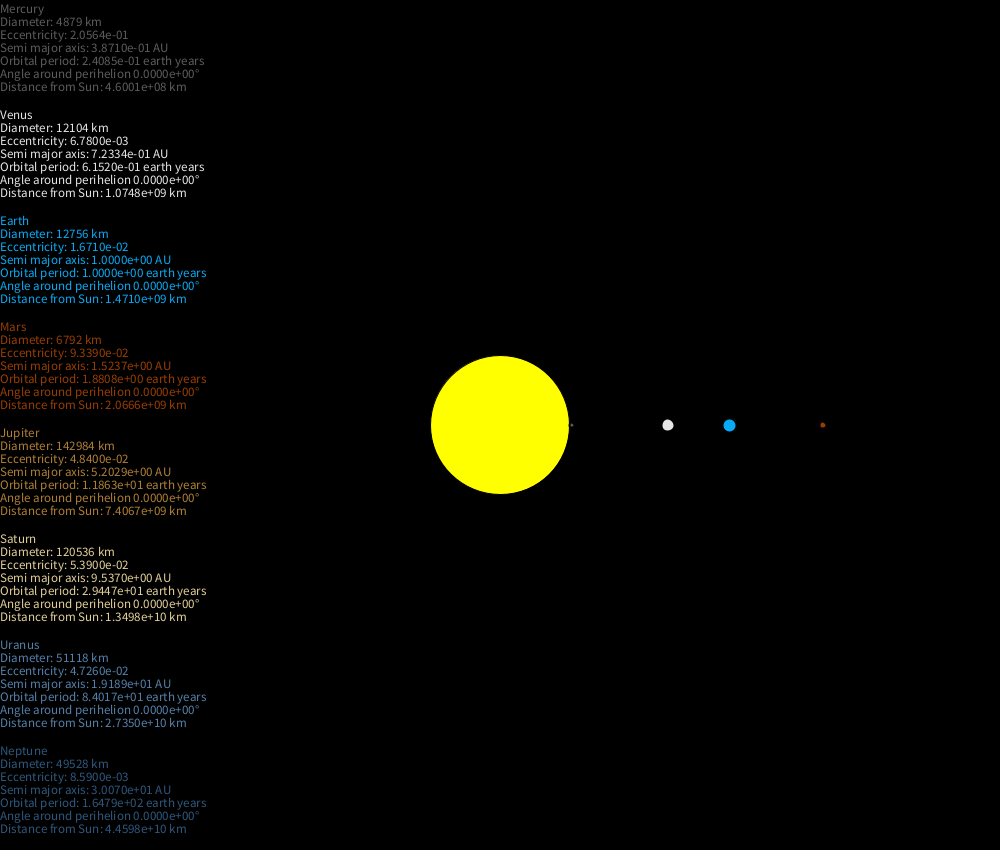
Frame 1 (no input)
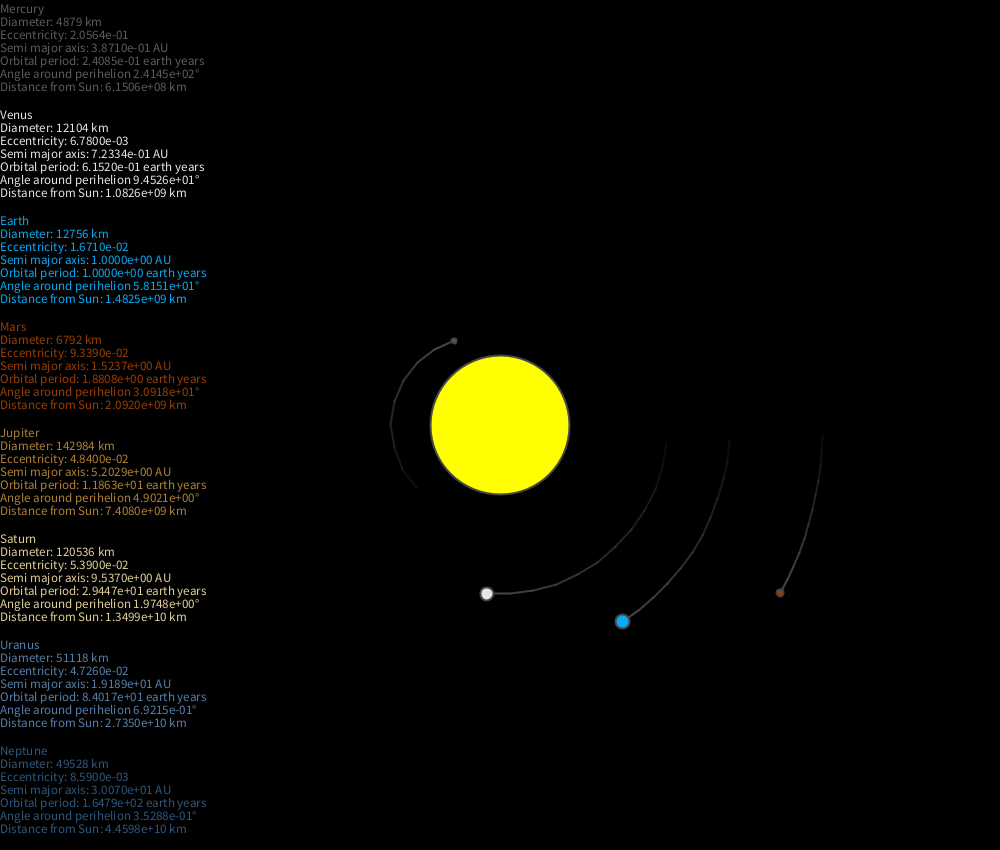
Frame 60 (the mouse pressed at the canvas centre just before this capture)
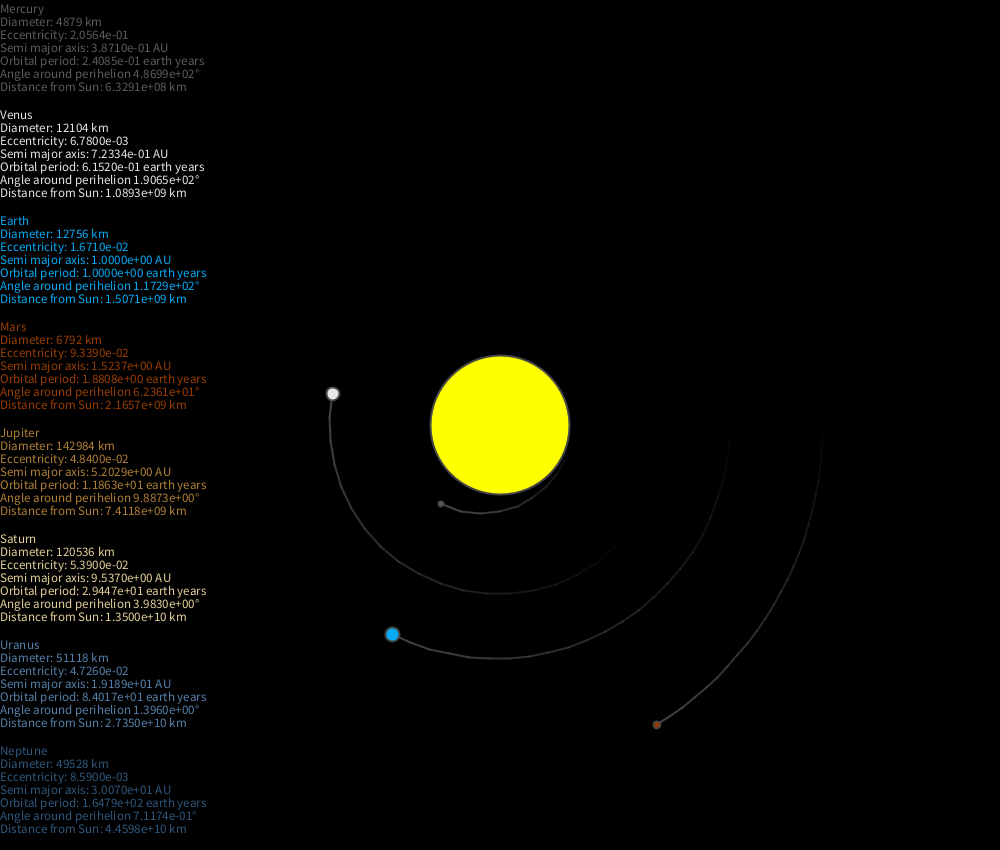
Frame 120 (the mouse held since frame 60 and released just before this capture)

The Processing sketch that drew these frames (run headless with seeded random() and noise(); from frame 60 on, the mouse is pressed at the canvas centre):

// Processing sketch: SolarSystem
// ── SolarSystem.pde
/*
Solar System Simulation
-----------------------
November 16, 2024
Abigail Adegbiji

A basic simulation of the orbits of the planets in the solar system.
Scroll the mouse wheel to zoom in and out. Hover the mouse over a
planet to show its distance from the sun.
*/

// Data taken from here:
// https://www.princeton.edu/~willman/planetary_systems/Sol/
enum PlanetName {
  Mercury, Venus, Earth, Mars,
  Jupiter, Saturn, Uranus, Neptune
}

color[] planetColors = {
  color(92, 92, 92), color(230, 230, 230),
  color(7, 170, 245), color(153, 61, 0),
  color(176, 127, 53), color(227, 208, 154),
  color(85, 128, 170), color(46, 87, 125)
};

// Semimajor axis in astronomical units
float[] semiMajorAxes = {
  0.3870993, 0.723336, 1.000003,
  1.52371, 5.2029, 9.537,
  19.189, 30.0699
};

// Planet eccentricities
float[] eccentricities = {
  0.20564, 0.00678, 0.01671,
  0.09339, 0.0484, 0.0539,
  0.04726, 0.00859
};

// Orbital periods in years (number of days in 1 earth year)
float[] orbitalPeriods = {
  0.2408467, 0.61519726, 1.0000174,
  1.8808158, 11.862615, 29.447498,
  84.016846, 164.79132
};

// Planet diameters in kilometers, taken
// from here: https://www.jpl.nasa.gov/_edu/pdfs/scaless_reference.pdf
int[] diameters = {
  4879, 12104, 12756,
  6792, 142984, 120536,
  51118, 49528
};

class Planet {    
  PlanetName name;
  int diameter;
  float semiMajorAxis;
  color planetColor;
  float eccentricity;
  float orbitalPeriod;
  float perihelionAngle;
  int counter;
  ArrayList<PVector> previousPoints;

  Planet(PlanetName p) {
    name = p;
    perihelionAngle = 0;
    counter = 0;
    previousPoints = new ArrayList<PVector>();
    int i = p.ordinal();
    diameter = diameters[i];
    planetColor = planetColors[i];
    semiMajorAxis = semiMajorAxes[i];
    eccentricity = eccentricities[i];
    orbitalPeriod = orbitalPeriods[i];
  }

  float getDistanceFromSun() {
    float theta = radians(perihelionAngle);
    float axis = semiMajorAxis * 1495978707; // Convert from AU to km
    return axis * (1 - eccentricity * eccentricity) / (1 + eccentricity * cos(theta));
  }

  // Move a planet around its orbit by one day
  void move() {
    float numEarthDays = orbitalPeriod * 365.25;
    perihelionAngle += 1 * 360 / numEarthDays;
  }

  // Draw planetary info
  int debug(int yOffset) {
    String[] info = {
      String.format("%s", name.toString()),
      String.format("Diameter: %d km", diameter),
      String.format("Eccentricity: %1.4e", eccentricity),
      String.format("Semi major axis: %1.4e AU", semiMajorAxis),
      String.format("Orbital period: %1.4e earth years", orbitalPeriod),
      String.format("Angle around perihelion %1.4e°", perihelionAngle),
      String.format("Distance from Sun: %1.4e km", getDistanceFromSun())
    };

    int size = 13;
    textSize(size);
    for (int i = 0; i < info.length; i++) {
      fill(planetColor);
      text(info[i], 0, yOffset + (i + 1) * size); 
    }

    return size * info.length; // Return the total height
  }

  PVector calculatePosition(int distanceScale) {
    float distance = getDistanceFromSun() / distanceScale;
    float theta = radians(perihelionAngle);
    return new PVector(cos(theta) * distance, sin(theta) * distance);
  }

  PVector scalePosition(PVector p, float zoom) {
    PVector scaled = new PVector();
    scaled.x = width / 2 + p.x * zoom;
    scaled.y = height / 2 + p.y * zoom;
    return scaled;
  }

  // Save the previous position every so often
  void savePosition(PVector p) {
    counter++;
    int cap = name == PlanetName.Mercury ? 3 : 5;
    if (counter < cap) return;

    counter = 0;
    previousPoints.add(p);

    boolean innerPlanet = name.ordinal() < PlanetName.Jupiter.ordinal();
    int maxSize = (name.ordinal() + 1) * (innerPlanet ? 10 : 100);
    if (previousPoints.size() == maxSize)
      previousPoints.remove(0);
  }

  void renderHoverInfo(float x, float y, int planetRadius) {
    String str = String.format("%1.4e km from sun", getDistanceFromSun());
    boolean inCircle = dist(x, y, mouseX, mouseY) < planetRadius;
    if (!inCircle) return;

    textSize(15);
    int w = (int)textWidth(str);
    text(str, x - w / 2, y - planetRadius / 2);
  }

  // Draw a fading orbit trail
  void renderTrail(float zoom) {
    strokeWeight(2);

    int size = previousPoints.size();
    if (size == 0) return; // Avoid division by zero error

    // The trails of the inner plaents will fade every point
    // but the trails of the outer planets will fade every
    // 'interval' points
    float step = size > 255 ? 1 : 255 / size;
    int interval = size > 255 ? round(size / 255) : 1;
    float transparency = 0;

    for (int i = 0; i < size; i++) {
      PVector point = previousPoints.get(i);
      PVector previous = i > 0 ? previousPoints.get(i - 1) : point;

      point = scalePosition(point, zoom);
      previous = scalePosition(previous, zoom);

      if (i % interval == 0) transparency += step;
      stroke(70, 70, 70, transparency);
      line(point.x, point.y, previous.x, previous.y);
    }
  }

  void render(int distanceScale, int diameterScale, float zoom) {
    float size = diameter / diameterScale * zoom;

    // By calculating the actual xy coordinate and the scaled xy
    // coordinate separately, we can zoom in and out more smoothly
    PVector position = calculatePosition(distanceScale);
    PVector scaled = scalePosition(position, zoom);

    savePosition(position);
    renderTrail(zoom);

    if (scaled.x > width || scaled.y > height) return;
    fill(planetColor);
    circle(scaled.x, scaled.y, size);
    renderHoverInfo(scaled.x, scaled.y, (int)size);
  }
}

Planet[] planets;
float zoomLevel;

void setup() {
  // Load each planet
  PlanetName[] names = PlanetName.values();
  planets = new Planet[names.length];
  for (int i = 0; i < names.length; i++) {
    planets[i] = new Planet(names[i]);
  }
  zoomLevel = 1;
  size(1000, 850);
}

void mouseWheel(MouseEvent event) {
  float direction = event.getCount();
  if (direction == -1)
    zoomLevel = max(0.05, zoomLevel - 0.02);
  if (direction == 1)
    zoomLevel = min(1.50, zoomLevel + 0.02);
}

void renderSystem() {
  // Render the sun
  fill(255, 255, 0);
  float diameter = 1391400 / 10000;
  circle(width / 2, height / 2, diameter * zoomLevel);
 
  // Render the planets
  for (int i = 0; i < planets.length; i++) {
    planets[i].render(6400000, 900, zoomLevel);
  }

  // Render the planet info
  int textY = 0;
  for (int i = 0; i < planets.length; i++) {
    textY += planets[i].debug(textY) + 15;
  }
}

void draw() {
  background(0);
  renderSystem();
  for (int i = 0; i < planets.length; i++) {
    planets[i].move();
  }
}
